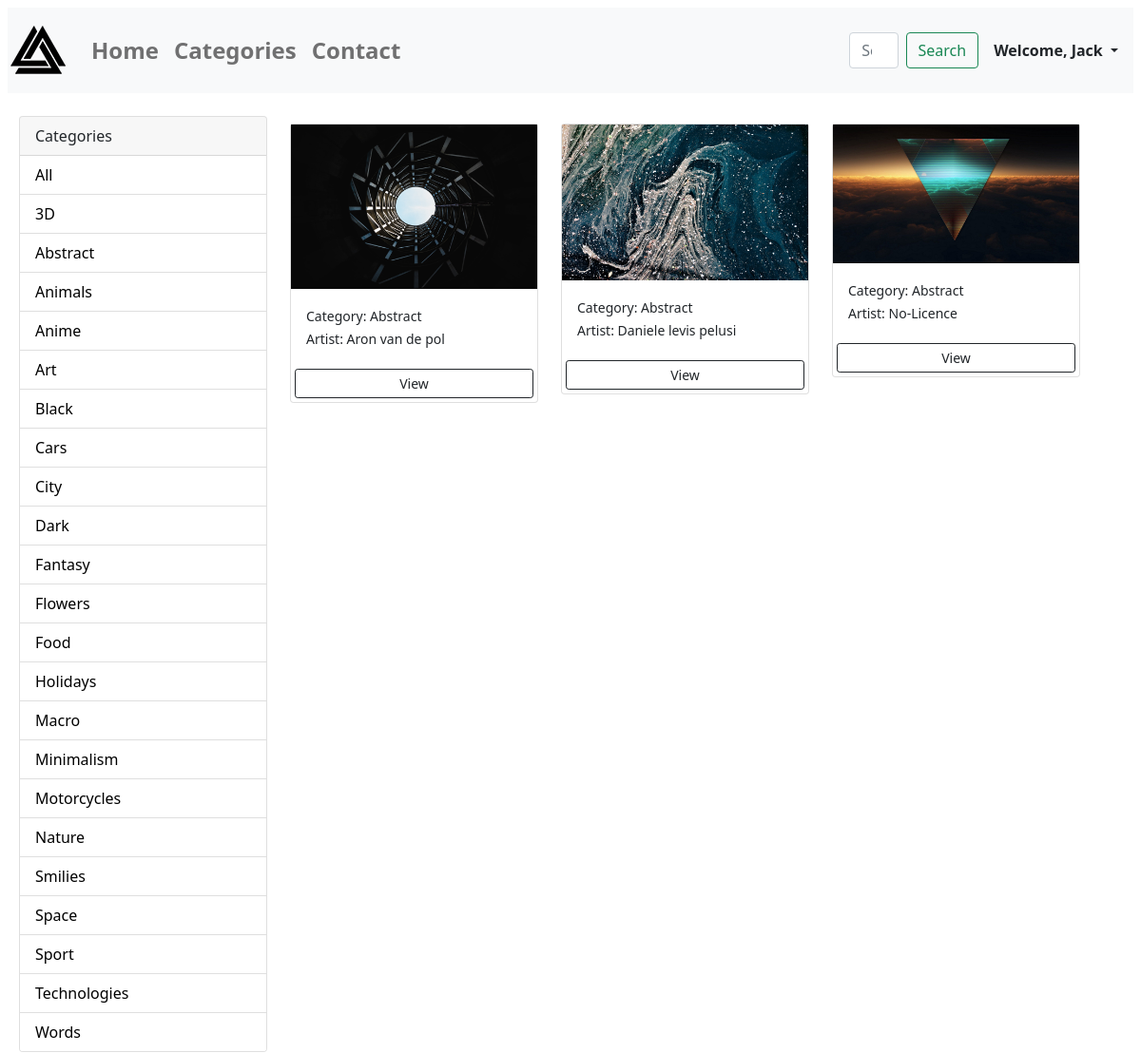
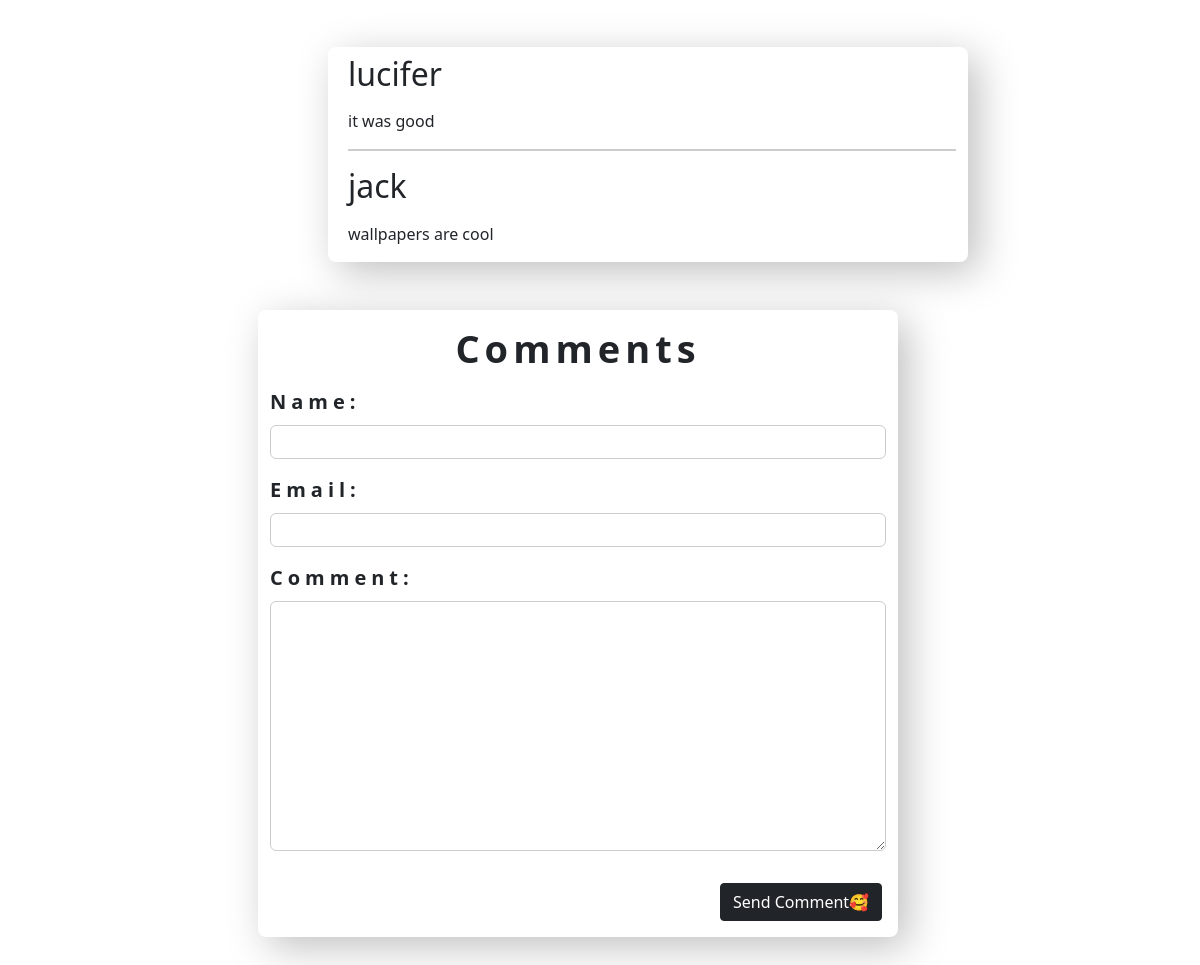
Page /all-categories/?category=Abstract (signed in) on the committed database (2 pictures, top to bottom).
### wallpapers/models.py (models this page shows, shortened)
class Category(models.Model):
    name = models.CharField(max_length=30, null=False)
    class Meta:
        verbose_name_plural = "Category"

class Wallpapers(models.Model):
    category = models.ForeignKey(
        Category, on_delete=models.SET_NULL, null=True, blank=True)
    title = models.CharField(max_length=100)
    image = models.ImageField(upload_to="wallpapers", null=True)
    date = models.DateField(auto_now=True)
    slug = models.SlugField(unique=True, db_index=True)
    author = models.CharField(max_length=40)
    tags = models.ManyToManyField(Tag)
    favourites = models.ManyToManyField(
        User, related_name="favourite", default=None, blank=True)
    likes = models.ManyToManyField(User, default=None)
    class Meta:
        verbose_name_plural = "Wallpapers"

class Comments(models.Model):
    user_name = models.CharField(max_length=80)
    user_email = models.EmailField()
    text = models.TextField(max_length=400)
    class Meta:
        verbose_name_plural = "Comments"

### wallpapers/views.py (the view, shortened to what this page needs)
# urls.py: path('all-categories/', views.AllCategories.as_view(), name="start_page"),
@method_decorator(login_required, name="dispatch")
class AllCategories(View):
    def get(self, request):
        categories = Category.objects.all()
        wallpapers = Wallpapers.objects.all()
        category = request.GET.get('category')
        if category == None:
            wallpapers = Wallpapers.objects.all().order_by("-date")[1:]
        else:
            wallpapers = Wallpapers.objects.filter(
                category__name=category).order_by("-date")
        context = {"categories": categories, "wallpapers": wallpapers,
                   "comment_form": CommentForm(), "comments": Comments.objects.all().order_by("-id")}
        return render(request, "wallpapers/all_categories.html", context)

### wallpapers/forms.py
class CommentForm(forms.ModelForm):
    class Meta:
        model = Comments
        fields = ["user_name", "user_email", "text"]
        labels = {
            "user_name": "Name",
            "user_email": "Email",
            "text": "Comment"
        }

### wallpapers/templates/wallpapers/all_categories.html (shortened to what this page needs)
{% extends 'base.html' %}
{% load static %}
{% block content %}
<body class="m-2 ">
  <div class="container m-0 my-4 ">
      <div class="row ">
        <div class="col-md-3">
          <div class="card">
          <div class="card-header">
            Categories
          </div>
    <ul class="list-group list-group-flush">
      <li class="list-group-item">
        <a href="{% url 'start_page' %}" style="text-decoration:none; color:black;">All</a>
      </li>
      {% for category in categories %}
      <li class="list-group-item">
        <a style="text-decoration:none; color:black;" href="{% url 'start_page' %}?category={{category.name}}">{{category.name}}</a>
      </li>
      {% endfor %}
    </ul>
  </div>
  </div>
  <div class="col-md-9 ">
  <div class="row">
  {% for wallpaper in wallpapers %}
  <div class="col-md-4">
    <div class="card my-2">
      <img class="image-thumbnail" src="{{wallpaper.image.url}}" alt="{{wallpaper.title}}">
        <div class="card-body">
          <small>Category: {{wallpaper.category.name}}</small>
            <div>
              <small>Artist: {{wallpaper.author}}</small>
            </div>
          </div>
          <a href="{% url "detail" wallpaper.slug %}" class="btn btn-outline-dark btn-sm m-1">View</a>
        </div>
      </div>
      {% empty %}
        <h3>No Wallpapers Sorry😥</h3>
      {% endfor %}
    </div>
  </div>
</body>
<section id="comm" >
  <ul>
    {% for comment in comments %}
      <li>
        <h2>{{comment.user_name}}</h2>
        <p>{{comment.text|linebreaks}}</p>
      </li>
  {% endfor %}
  </ul>
</section>
{% include "wallpapers/includes/comment.html" %}
{% endblock content %}

### wallpapers/templates/wallpapers/includes/header.html (shortened to what this page needs)
{% load static %}
<nav class="navbar navbar-expand-lg navbar-light bg-light">
    <a class="navbar-brand fw-bold"><img src="{% static 'logo.png' %}" width="64px" height="64px"></a>
  <div class="collapse navbar-collapse" id="navbarSupportedContent">
    <ul class="navbar-nav mr-auto">
    {% if request.user.is_authenticated %}
      <li class="nav-item active">
        <a class="nav-link fw-bold" style="font-size:24px" href="{% url 'home' %}">Home</a>
      </li>
      <li class="nav-item">
        <a class="nav-link fw-bold" style="font-size:24px" href="{% url 'start_page' %}">Categories </a>
      </li>
      <li class="nav-item">
        <a class="nav-link fw-bold" style="font-size:24px" href="mailto:omkartikare55@gmail.com">Contact </a>
      </li>
    {% endif %}
    </ul>
    {% if request.user.is_authenticated %}
    <form class="form-inline my-2 my-lg-0" style="margin-left:29rem; display:flex;" method='get' action='/search'>
      <input class="form-control mr-sm-2" name="search" id="search" type="search" placeholder="Search" aria-label="Search">
      <button class="btn btn-outline-success my-2 my-sm-0" style="margin-left:8px" type="submit">Search</button>
    </form>
      <ul class="navbar-nav me-auto mb-2 mb-lg-0">
          {% if request.user.is_authenticated %}
           <li class="nav-item dropdown mx-2">
              <a class="nav-link dropdown-toggle text-dark   fw-bold" href="#" id="profileDropdown" role="button" data-bs-toggle="dropdown" aria-expanded="false">
                Welcome, {{request.user.username | capfirst}}
              </a>
            </li>
            {% endif %}
          </ul>
    {% endif %}
  </div>
</nav>

### wallpapers/static/wallpapers/comment.css (style rules this page uses)
.ffields label { font-weight: bold; margin-bottom: 0.5rem; display: block; font-size: 20px; letter-spacing: 5px; }
.ffields input, .ffields textarea { display: block; width: 100%; max-width: 100%; padding: 0.25rem; border-radius: 6px; border: 1px solid #ccc; }
#comm { margin: 3rem 0 0 320px; border-radius: 8px; width: 90%; max-width: 40rem; background-color: #ffffff; box-shadow: 10px 10px 40px rgba(0, 0, 0, 0.25); }
#comm ul { list-style: none; margin: 0; padding: 0; }
#comm li { margin-left: 0.5rem; margin-top: 0.5rem; margin-bottom: 1rem; border-bottom: 2px solid #ccc; }
#comm li:last-of-type { border-bottom: none; }

### rows in the picture
Category: name "3D"
Category: name "Abstract"
Category: name "Animals"
Category: name "Anime"
Category: name "Art"
Category: name "Black"
Category: name "Cars"
Category: name "City"
Category: name "Dark"
Category: name "Fantasy"
Category: name "Flowers"
Category: name "Food"
Category: name "Holidays"
Category: name "Macro"
Category: name "Minimalism"
Category: name "Motorcycles"
Category: name "Nature"
Category: name "Smilies"
Category: name "Space"
Category: name "Sport"
Category: name "Technologies"
Category: name "Words"
Wallpapers: image (picture), category.name "Abstract", author "Aron van de pol"
Wallpapers: image (picture), category.name "Abstract", author "Daniele levis pelusi"
Wallpapers: image (picture), category.name "Abstract", author "No-Licence"
Comments: user_name "lucifer", text "it was good"
Comments: user_name "jack", text "wallpapers are cool"

### other values in the picture
{{ request.user.username | capfirst }} "Jack"
